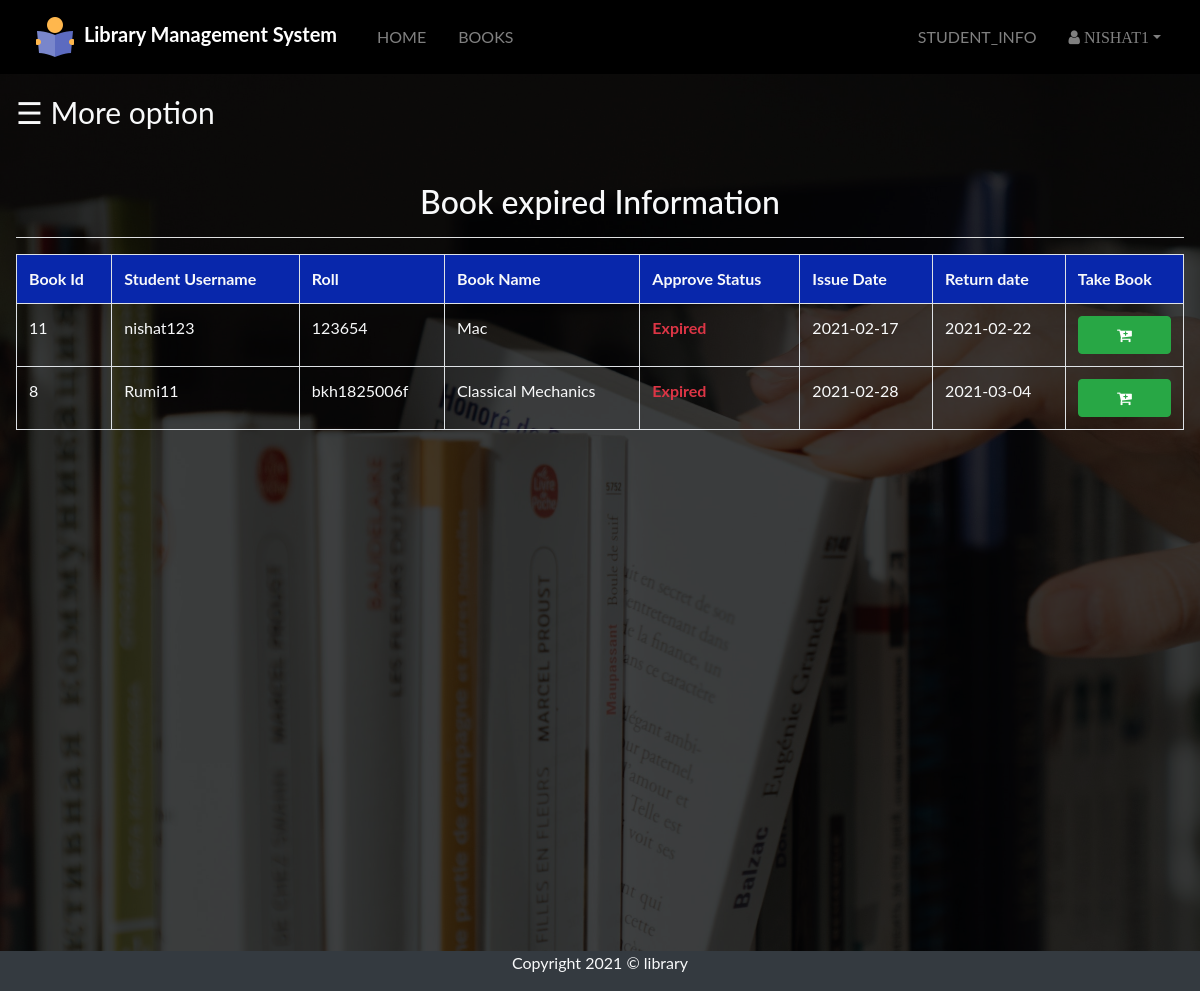
Page /src/admin/expired_info.php (signed in) on the committed database.
### tables this page shows
CREATE TABLE `student` (
  `id` int(11) NOT NULL,
  `f_name` varchar(100) NOT NULL,
  `l_name` varchar(100) NOT NULL,
  `department` varchar(50) NOT NULL,
  `session_year` varchar(10) NOT NULL,
  `roll` varchar(50) NOT NULL,
  `username` varchar(50) NOT NULL,
  `email` varchar(50) NOT NULL,
  `password` varchar(30) NOT NULL,
  `contract` decimal(11,0) NOT NULL,
  `pic` varchar(255) NOT NULL
);

CREATE TABLE `books` (
  `b_id` int(255) NOT NULL,
  `b_name` varchar(100) NOT NULL,
  `authors` varchar(100) NOT NULL,
  `edition` varchar(100) NOT NULL,
  `status` varchar(100) NOT NULL,
  `quantity` int(100) NOT NULL,
  `department` varchar(100) NOT NULL
);

CREATE TABLE `issue_book` (
  `username` varchar(255) NOT NULL,
  `b_id` int(100) NOT NULL,
  `approve` varchar(100) NOT NULL,
  `issue` date NOT NULL DEFAULT current_timestamp(),
  `returnbook` date NOT NULL
);

### src/admin/expired_info.php (the view, shortened to what this page needs)
<?php
include "navbar.php";
include "link.php";
 ?>
 <!DOCTYPE html>
 <html lang="en" dir="ltr">
   <head>
   </head>
   <body id="book_request">
<div class="darkoverlay text-light" style="
background: rgba(0,0,0,0.7);
top:0;
left:0;
height:100%;
width:100%;
">
       <div id="main">
       <span style="font-size:30px;cursor:pointer" onclick="openNav()" class="sticky-top">&#9776; More option</span>
       <div class=" " style="min-height: 800px;">
         <h2 class="display-5 text-center pt-5">Book expired Information </h2>
         <hr class="bg-light">
       <?php
       if(isset($_SESSION['admin_login_user']))
       {
         $sql="SELECT student.username,roll,books.b_id,b_name,approve,issue,returnbook from student inner join issue_book ON student.username=issue_book.username inner join books ON issue_book.b_id=books.b_id where issue_book.approve='Expired';";
         $query=mysqli_query($dblink,$sql);
         if(mysqli_num_rows($query)==0)
         {
           echo "<h2 class='display-5 py-5'>";
           echo "There is no Expired book in the history";
           echo "</h2>";
           }
         else{
         echo "<table class='table table-bordered scroll  text-light'>";
           echo "<tr style='background-color:#0827AB;'>";
            echo "<th>"; echo "Book Id"; echo "</th>";
           echo "<th>"; echo "Student Username"; echo "</th>";
           echo "<th>"; echo "Roll"; echo "</th>";
           echo "<th>"; echo "Book Name"; echo "</th>";
           echo "<th>"; echo "Approve Status"; echo "</th>";
           echo "<th>"; echo "Issue Date"; echo "</th>";
           echo "<th>"; echo "Return date"; echo "</th>";
           echo "<th>"; echo "Take Book"; echo "</th>";
           echo "</tr>";
           while($row=mysqli_fetch_assoc($query))
           {
             echo "<tr>";
             echo "<form action='fine_collection.php' method='GET'>";
             ?>
             <td> <input type="hidden" name="hidden_b_id" value="<?php echo $row['b_id'];?>"/> <?php echo $row['b_id']; ?></td>
            <td> <input type="hidden" name="hiddenuser" value="<?php echo $row['username'];?>"/> <?php echo $row['username']; ?></td>
            <td> <input type="hidden" name="hidden_roll" value="<?php echo $row['roll'];?>"/> <?php echo $row['roll']; ?></td>
        <?php
             echo "<td>";echo $row['b_name']; echo "</td>";
              echo "<td class='font-weight-bold text-danger '>";echo $row['approve']; echo "</td>";
             echo "<td>";echo $row['issue']; echo "</td>";
             ?>
             <td> <input type="hidden" name="hidden_returndate" value="<?php echo $row['returnbook'];?>"/> <?php echo $row['returnbook']; ?></td>
          <?php
                 echo "<td>";echo "<button class='font-weight-bold btn btn-success btn-block' name='b_submit'><i class='fa fa-cart-plus'></i>";echo "</button>"; echo "</td>";
             echo "</tr>";
           }
           echo "</table>";
   }
       }
       else{
         ?>
         echo "<h2 class='display-5 py-5'>";
         echo "Please login first, then you can see book request Information";
         echo "</h2>";
         <?php
       }
              ?>
            </div>
            </div>
<footer class="bg-dark text-light text-center">
  <div class="container">
    <div class="row">
      <div class="col">
        <p>Copyright 2021 &copy; library</p>
      </div>
      </div>
      </div>
    </footer>
   </body>
 </html>

### src/admin/expired_info.php (style rules this page uses)
body { font-family: "Lato", sans-serif; background: url('../img/requestbg.jpg'); background-repeat: no-repeat; background-size: cover; background-attachment: fixed; background-position: center; min-height: 800px; }
#main { transition: margin-left .5s; padding: 16px; }

### rows in the picture
student: books.b_id "11", username "nishat123", roll "123654", books.b_name "Mac", issue_book.approve "Expired", issue_book.issue "2021-02-17", issue_book.returnbook "2021-02-22"
student: books.b_id "8", username "Rumi11", roll "bkh1825006f", books.b_name "Classical Mechanics", issue_book.approve "Expired", issue_book.issue "2021-02-28", issue_book.returnbook "2021-03-04"

### other values in the picture
$_SESSION['admin_login_user'] "NISHAT1"
